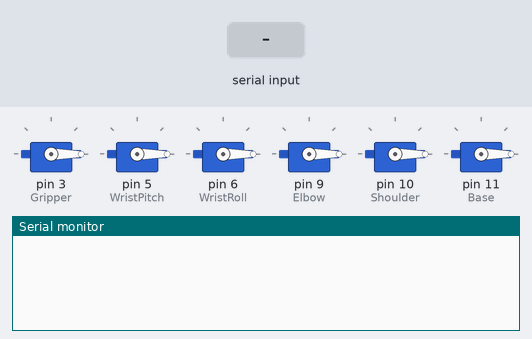
A sketch run on a simulated Arduino Uno, built with avr-gcc and run on an emulated ATmega328P. Parts: 6 × servo, the last lines printed to the serial monitor. The inputs (shaded band) are chosen by the test bench.

Above: at 1.2 s.
1.3 s: "ELBOW:1\n" received over Serial
At 2.2 s:
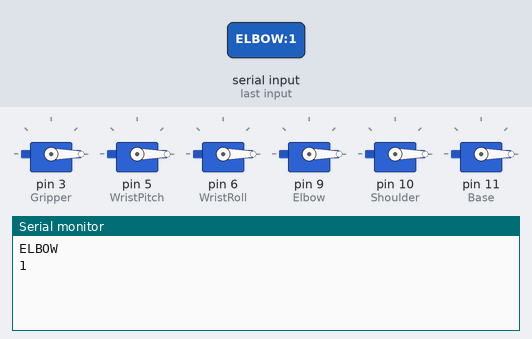
2.8 s: "SHOULDER:1\n" received over Serial
At 3.6 s:
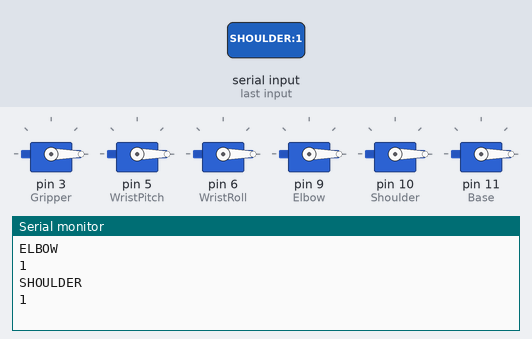
4.3 s: "BASE:1\n" received over Serial
At 5.6 s:
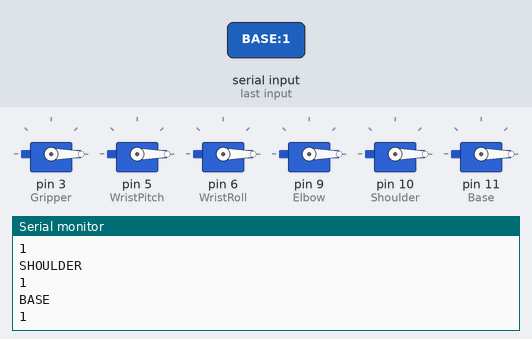

The sketch:

servo-movements-and-serial-communication-refactored.ino
```cpp
#include <Servo.h>

Servo Gripper;
Servo WristPitch;
Servo WristRoll;
Servo Elbow;
Servo Shoulder;
Servo Base;

int posGripper = 0;
int posWristPitch = 0;
int posWristRoll = 0;
int posElbow = 0;
int posShoulder = 0;
int posBase = 0;


void setup() {
  Serial.begin(9600);

  Gripper.attach(3);
  WristPitch.attach(5);
  WristRoll.attach(6);
  Elbow.attach(9);
  Shoulder.attach(10);
  Base.attach(11);


  Gripper.write(posGripper);
  WristPitch.write(posWristPitch);
  WristRoll.write(posWristRoll);
  Elbow.write(posElbow);
  Shoulder.write(posShoulder);
  Base.write(posBase);
}

void loop() {
  if (Serial.available() > 0) {

    String data = Serial.readStringUntil('\n');//read data from the SerialPort
    data.trim(); //trim the data


    int separatorIndex = data.indexOf(':');//set the index of ':'
    String motorName = data.substring(0, separatorIndex); //extract the name of the servo motor
    Serial.println(motorName);
    String angleStr = data.substring(separatorIndex + 1); //extract the angle as a string


    int degrees = angleStr.toInt();// parse the angle to int
    Serial.println(degrees);

    if (motorName == "ELBOW") {
      if (degreesIsGreater(degrees, posElbow)) {
        goUp(Elbow, posElbow, degrees);
      } else {
        goDown(Elbow, degrees, posElbow);
      }
      posElbow = degrees;
    } else if (motorName == "WRIST_ROLL") {
      if (degreesIsGreater(degrees, posWristRoll)) {
        goUp(WristRoll, posWristRoll, degrees);
      } else {
        goDown(WristRoll, degrees, posWristRoll);
      }
      posWristRoll = degrees;
    } else if (motorName == "WRIST_PITCH") {
      if (degreesIsGreater(degrees, posWristPitch)) {
        goUp(WristPitch, posWristPitch, degrees);
      } else {
        goDown(WristPitch, degrees, posWristPitch);
      }
      posWristPitch = degrees;
    } else if (motorName == "SHOULDER") {
      if (degreesIsGreater(degrees, posShoulder)) {
        goUp(Shoulder, posShoulder , degrees);
      } else {
        goDown(Shoulder, degrees, posShoulder);
      }
      posShoulder = degrees;
    } else if (motorName == "BASE") {
      if (degreesIsGreater(degrees, posBase)) {
        goUp(Base, posBase, degrees);
      } else {
        goDown(Base, degrees, posBase);
      }
      posBase = degrees;
    } else if (motorName == "GRIPPER") {
      if (degreesIsGreater(degrees, posGripper)) {
        goUp(Gripper, posGripper, degrees);
      } else {
        goDown(Gripper, degrees, posGripper);
      }
      posGripper = degrees;
    }
  }
}

void goUp(Servo myServo, int startingPos, int endingPos) {
  for (int pos = startingPos; pos <= endingPos; pos++) {
    myServo.write(pos);
    delay(10);
  }
}

void goDown(Servo servo, int startingPosition, int targetPosition) {
  for (int pos = startingPosition; pos >= targetPosition; pos--) {
    servo.write(pos);
    delay(10);
  }
}

bool degreesIsGreater(int degrees, int targetAngle) {
  return degrees > targetAngle;
}
```

Measured:
- after the input at 1.3 s, the serial monitor: prints a new line at once (image 1)
- after the input at 2.8 s, the serial monitor: prints a new line at once (image 2)
- after the input at 4.3 s, the serial monitor: prints a new line at once (image 3)
